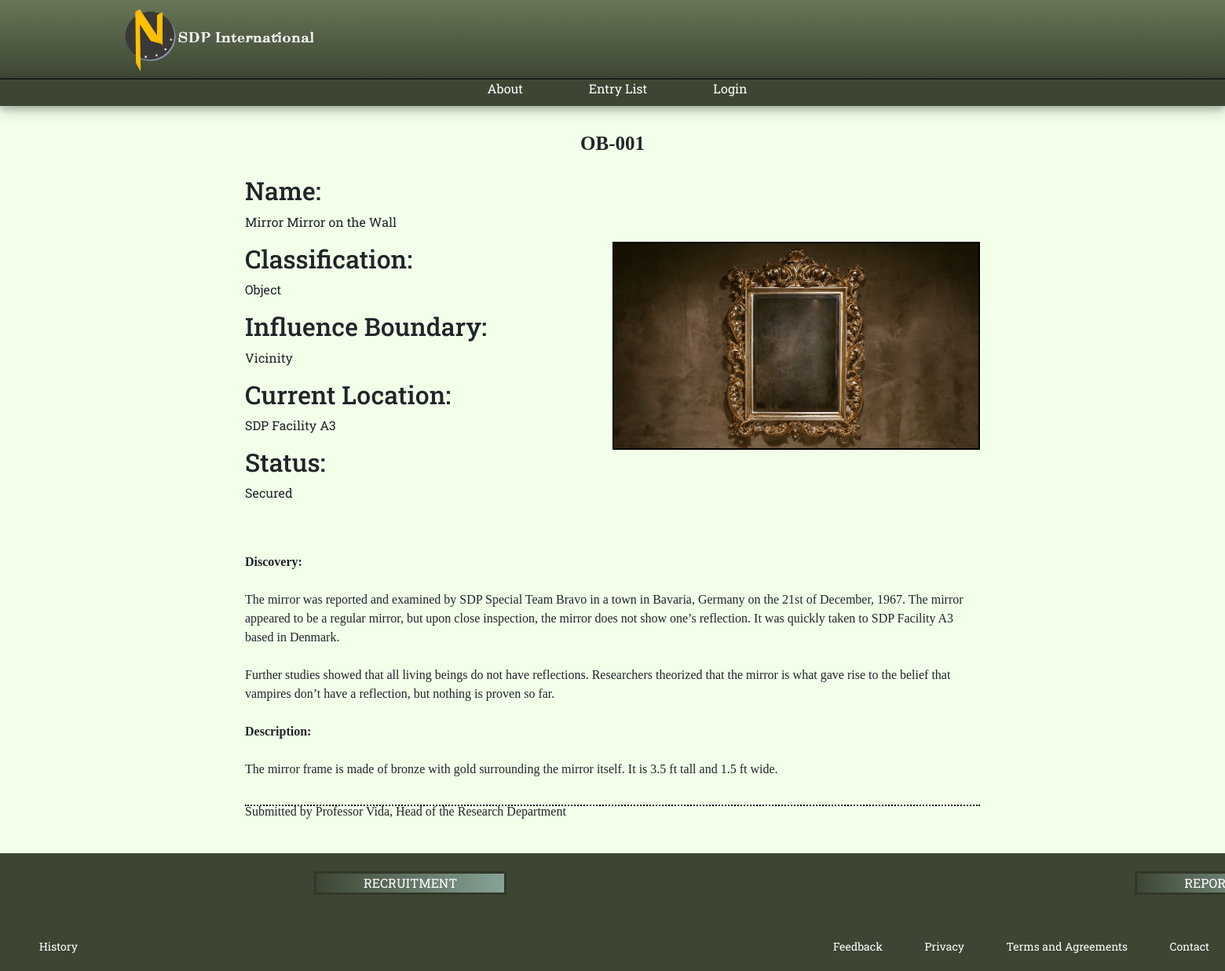
The app's page /entryTemplate.php?id=34 with its own data.
### tables this page shows
CREATE TABLE `entrysubdb` (
  `id` int(11) NOT NULL,
  `name` varchar(255) NOT NULL,
  `location` varchar(255) NOT NULL,
  `title` varchar(255) NOT NULL,
  `report` mediumtext NOT NULL,
  `type` enum('Object','Entity','Event','Place') NOT NULL,
  `threat` enum('Vicinity','Local','Regional','Continental','Global') NOT NULL,
  `status` enum('Unknown','Secured','Cooperative','Terminated','Monitored') NOT NULL,
  `image` text NOT NULL,
  `entryName` varchar(255) NOT NULL
);

### database/functions.php (called while the page is built, shortened)
<?php
    $conn = mysqli_connect(DB_SERVER, DB_USERNAME, DB_PASSWORD, DB_NAME);
    if(isset($_REQUEST['id'])){
        $id = $_REQUEST['id'];
        $sql = "SELECT * FROM `entrysubdb` WHERE id = $id";
        $query = mysqli_query($conn, $sql);
    }
?>

### entryTemplate.php (the view, shortened to what this page needs)
<?php
    include "database/functions.php";
?>
<!DOCTYPE html>
<html lang="en">
<head>
    <link rel="stylesheet" href="css/bootstrap.css">
    <link rel="stylesheet" href="base.css">
    <link rel="stylesheet" href="layouts.css">
    <link rel="stylesheet" href="modules.css">
</head>
<body>
    <header>
        <div class="header-border">
            <div class="logo-img">
                <a href="index.php">
                    <img src="images/headerlogo.png" alt="Logo" width="75px">
                </a>
            </div>
        </div>
    </header>
    <header class="header-bottomshape">
        <nav>
            <ul>
                <li>
                    <a href="aboutUs.php">About</a>
                    <a href="entryList.php">Entry List</a>
                    <?php if(empty($_SESSION)) : ?>
                        <a href="#" data-bs-toggle="modal" data-bs-target="#modal-login">Login</a>
                    <?php endif ?>
                </li>
            </ul>
        </nav>
    </header>
    <main class="main-entry">
    <?php foreach($query as $q): ?>
        <div class="content-top-entrytem">
            <h1><?php echo $q['entryName']?> </h1>
        </div>
        <div class="content-left-entrytem">
            <h2>Name:</h2>
            <p> <?php echo $q['title']?> </p>
            <h2>Classification:</h2>
            <p> <?php echo $q['type']?> </p>
            <h2>Influence Boundary:</h2>
            <p> <?php echo $q['threat']?> </p>
            <h2>Current Location:</h2>
            <p> <?php echo $q['location']?> </p>
            <h2>Status:</h2>
            <p> <?php echo $q['status']?> </p>
        </div>
        <div class="content-right-entrytem">
            <img src="images/<?php echo $q['image']?>" alt="Image Unavailable" >
        </div>
        <div class="content-bottom-entrytem">
            <br>
            <br>
            <p>
                <?php echo $q['report']?>
            </p>
            <div class="entry-line">
            <p>
                Submitted by <?php echo $q['name']?>
            </p>
        </div>
        </div>
    <?php endforeach; ?>
    </main>
    <footer>
        <div class="footer-top">
            <a href="recruitment.php" class="btn btn-info link" role="button">RECRUITMENT</a>
            <a href="#" class="btn btn-info link" role="button" data-bs-toggle="modal" data-bs-target="#modal-report">REPORT</a>
        </div>
        <div class="footer-bottom-left">
            <a href="history.php">History</a>
        </div>
        <div class="footer-bottom">
            <a href="#" data-bs-toggle="modal" data-bs-target="#modal-feedback">Feedback</a>
            <a href="privacy.php">Privacy</a>
            <a href="termsAndAgreements.php">Terms and Agreements</a>
            <a href="contactUs.php">Contact</a>
        </div>
    </footer>
</body>
</html>

### base.css (style rules this page uses)
* { margin: 0; padding: 0; box-sizing: border-box; }
body { background-color: #F2FFE9; font-family: 'Roboto Slab',system-ui, -apple-system, BlinkMacSystemFont, 'Segoe UI', Roboto, Oxygen, Ubuntu, Cantarell, 'Open Sans', 'Helvetica Neue', sans-serif; }
h1 { font-family: Oswald; font-size: 25px; font-style: normal; font-variant: normal; font-weight: bold; line-height: 26.4px; }

### layouts.css (style rules this page uses)
header { height: 100px; background: rgb(103,118,87); background: linear-gradient( rgba(103,118,87,1) 0%, rgba(61,70,51,1) 100%); display: flex; justify-content: space-around; align-items: center; flex-wrap: wrap; border: black; }
.header-border { width: 100%; display: flex; justify-content: space-evenly; align-self: center; flex-wrap: wrap; }
.logo-img { display: flex; justify-content: left; margin-right: auto; margin-left: 10%; }
.logo-img a { width: 100px; justify-content: left; }
.logo-img a img { width: 250px; justify-content: left; }
header nav ul { display: flex; list-style-type: none; }
header nav ul a { text-decoration: none; color: white; margin-right: 20px; font-size: 15px; }
.header-bottomshape { background: #3D4633; height: 35px; border-top: black solid 1px; display: flex; align-items: center; margin-bottom: 30px; box-shadow: 0 4px 8px 0 rgba(0, 0, 0, 0.2), 0 6px 20px 0 rgba(0, 0, 0, 0.19); }
.header-bottomshape li a { font-size: 16px; padding: 5px 30px 5px 30px; }
footer { margin-top: 50px; height: 150px; width: 100%; background-color: #3D4633; display: flex; justify-content: flex-end; align-items: center; flex-wrap: wrap; border: black; position: absolute; }
.link { border: rgb(50, 56, 41) solid; border-radius: 0; height: 30px; padding: 0 60px; margin-top: 10px; margin-right: 400px; margin-left: 400px; color: white; background: rgb(61,70,51); background: linear-gradient(90deg, rgba(61,70,51,1) 0%, rgba(135,163,150,1) 100%); }
footer a { color: white; margin-left: 50px; text-decoration: none; }
.footer-top { display: flex; justify-content: space-evenly; font-family: 'Roboto Slab'; margin-top: 10px; width: 100%; height: 40px; width: 100%; }
.footer-bottom-left { font-size: 14px; margin: 0; text-align: left; padding-right: 20px; padding-top: 50px; width: 50%; height: 90px; font-family: 'Roboto Slab'; }
.footer-bottom { font-size: 14px; margin: 0; text-align: right; padding-right: 20px; padding-top: 50px; width: 50%; height: 90px; font-family: 'Roboto Slab'; }
.main-entry { display: flex; min-height: calc(100vh - 265px); width: 60%; align-items: center; justify-content: center; margin: auto; flex-wrap: wrap; }

### modules.css (style rules this page uses)
.content-top-entrytem { text-align: center; width: 100%; margin: 5px 0 20px 0; }
.content-left-entrytem { width: 50%; }
.content-right-entrytem { width: 50%; height: 30%; border: 2px solid black; }
.content-right-entrytem img { width: 100%; max-height: 100%; }
.entry-line { width: 100%; border-bottom: 2px dotted black; height: 5px; margin-top: 30px; margin-bottom: 10px; }
.content-bottom-entrytem { font-family: Oswald; }

### records on screen
entrysubdb: entryName "OB-001", title "Mirror Mirror on the Wall", type "Object", threat "Vicinity", location "SDP Facility A3", status "Secured", image (picture), report "Discovery: The mirror was reported and examined by SDP Special Team Bravo in a town in Bavaria, Germany on the 21st of December, 1967. The mirror appeared to be a regular mirror, but upon close inspection, the mirror does not show one’s reflection. It was quickly taken to SDP Facility A3 based in Denmark. Further studies showed that all living beings do not have reflections. Researchers theorized that the mirror is what gave rise to the belief that vampires don’t have a reflection, but nothing is proven so far. Description: The mirror frame is made of bronze with gold surrounding the mirror itself. It is 3.5 ft tall and 1.5 ft wide.", name "Professor Vida, Head of the Research Department"
